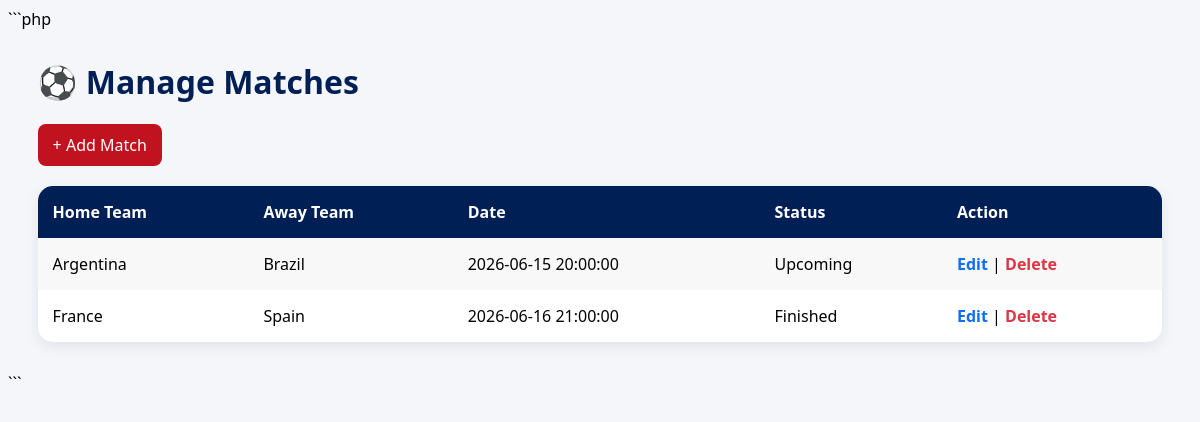
The page /admin/matches.php (signed in) on the database its author committed.
### tables this page shows
CREATE TABLE `matches` (
  `id` int NOT NULL,
  `home_team` varchar(100) NOT NULL,
  `away_team` varchar(100) NOT NULL,
  `stadium` varchar(150) DEFAULT NULL,
  `match_date` datetime NOT NULL,
  `home_score` int DEFAULT NULL,
  `away_score` int DEFAULT NULL,
  `status` enum('Upcoming','Finished') DEFAULT 'Upcoming'
);

### admin/matches.php (the view, shortened to what this page needs)
<?php
include '../config/database.php';
$data = mysqli_query(
    $conn,
    "SELECT * FROM matches ORDER BY match_date ASC"
);
?>
<!DOCTYPE html>
<html>
<head>
</head>
<body>
<div class="container">
<h1>⚽ Manage Matches</h1>
<a href="add_match.php" class="add-btn">
+ Add Match
</a>
<table>
<tr>
    <th>Home Team</th>
    <th>Away Team</th>
    <th>Date</th>
    <th>Status</th>
    <th>Action</th>
</tr>
<?php while($row=mysqli_fetch_assoc($data)): ?>
<tr>
<td><?= htmlspecialchars($row['home_team']) ?></td>
<td><?= htmlspecialchars($row['away_team']) ?></td>
<td><?= htmlspecialchars($row['match_date']) ?></td>
<td><?= htmlspecialchars($row['status']) ?></td>
<td>
<a class="edit"
href="edit_match.php?id=<?= $row['id'] ?>">
Edit
</a>
|
<a class="delete"
href="delete_match.php?id=<?= $row['id'] ?>"
onclick="return confirm('Delete Match?')">
Delete
</a>
</td>
</tr>
<?php endwhile; ?>
</table>
</div>
</body>
</html>

### admin/matches.php (style rules this page uses)
body { font-family:Segoe UI,sans-serif; background:#f4f6f9; }
.container { width:95%; margin:30px auto; }
h1 { color:#001f54; }
.add-btn { display:inline-block; background:#c1121f; color:white; padding:10px 15px; border-radius:8px; text-decoration:none; margin-bottom:20px; }
table { width:100%; border-collapse:collapse; background:white; border-radius:15px; overflow:hidden; box-shadow:0 5px 15px rgba(0,0,0,.08); }
th { background:#001f54; color:white; }
th,td { padding:15px; text-align:left; }
tr:nth-child(even) { background:#f8f8f8; }
.edit { color:#0d6efd; text-decoration:none; font-weight:bold; }
.delete { color:#dc3545; text-decoration:none; font-weight:bold; }

### rows shown on the page
matches: home_team "Argentina", away_team "Brazil", match_date "2026-06-15 20:00:00", status "Upcoming"
matches: home_team "France", away_team "Spain", match_date "2026-06-16 21:00:00", status "Finished"
